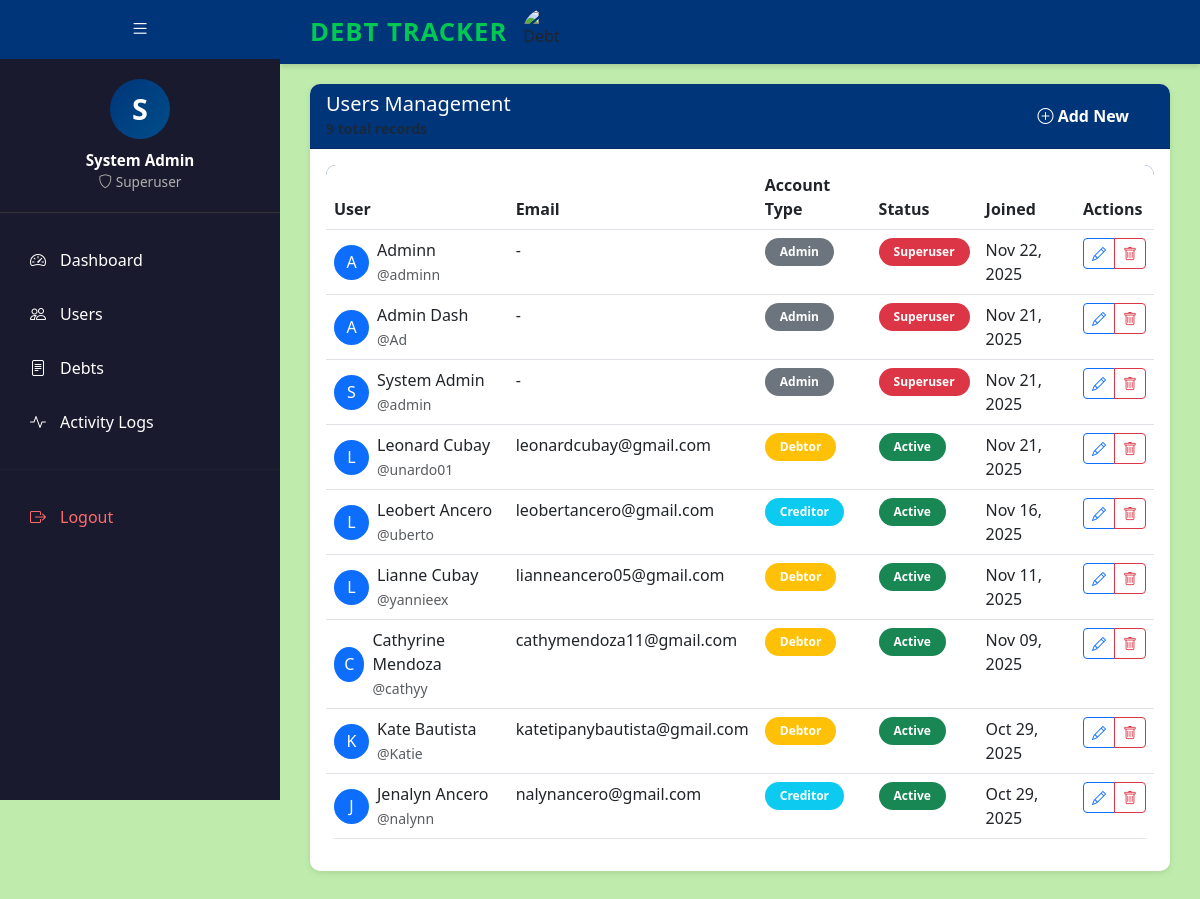
Page /users/ (signed in) on the earlier database version.
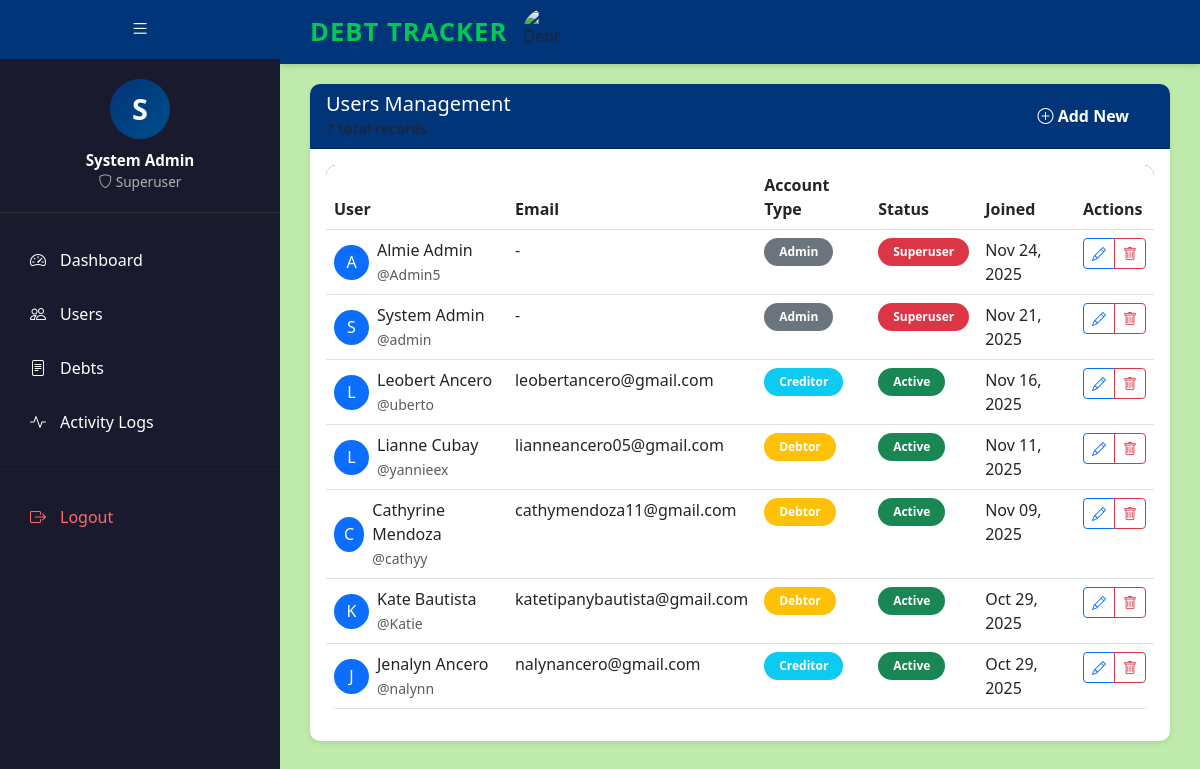
Same page on the later database version.
### myapp/models.py (models this page shows, shortened)
class CustomUser(AbstractBaseUser, PermissionsMixin):
    ROLE_CHOICES = [
        ('creditor', 'Creditor'),
        ('debtor', 'Debtor'),
        ('admin', 'Admin'),
    ]
    username = models.CharField(
        max_length=150,
        unique=True,
        help_text="Required. 150 characters or fewer. Unique username."
    )
    full_name = models.CharField(
        max_length=255,
        help_text="Full name of the user"
    )
    email = models.EmailField(
        max_length=255,
        blank=True,
        null=True,
        help_text="Email address (optional)"
    )
    profile_picture = models.ImageField(
        upload_to='profile_pictures/',
        blank=True,
        null=True,
        help_text="Profile picture (optional)"
    )
    profile_summary = models.TextField(
        blank=True,
        null=True,
        help_text="Short bio or profile summary (optional)"
    )
    account_type = models.CharField(
        max_length=20,
        choices=ROLE_CHOICES,
        help_text="User role: Creditor, Debtor, or Admin"
    )
    is_active = models.BooleanField(default=True)
    is_staff = models.BooleanField(default=False)
    date_joined = models.DateTimeField(auto_now_add=True)
    objects = CustomUserManager()
    USERNAME_FIELD = 'username'
    REQUIRED_FIELDS = ['full_name']
    class Meta:
        verbose_name = 'User'
        verbose_name_plural = 'Users'
        ordering = ['-date_joined']

### myapp/views.py (the view)
# urls.py: path('users/', views.users_list, name='users_list'),
@user_passes_test(is_superuser)
def users_list(request):
    users = CustomUser.objects.all().order_by('-date_joined')
    context = {
        'users': users,
        'total_users': users.count(),
        'page_title': 'Users Management',
        'page_description': 'Manage all system users',
    }
    return render(request, 'custom_admin/users_list.html', context)

### myapp/context_processors.py (called while the page is built)
def unread_notifications(request):
    if request.user.is_authenticated:
        unread_count = Notification.objects.filter(user=request.user, is_read=False).count()
        return {
            'unread_notifications_count': unread_count
        }
    return {
        'unread_notifications_count': 0
    }

### myapp/views.py (called while the page is built)
def is_superuser(user):
    return user.is_superuser

### myapp/templates/custom_admin/users_list.html (shortened to what the changed rows need)
{% extends 'custom_admin/base.html' %}
{% load static %}
{% block custom_admin_content %}
<div class="row">
    <div class="col-12">
        <div class="card">
            <div class="card-body">
                {% if users %}
                <div class="table-responsive">
                    <table class="table table-hover">
                        <thead>
                            <tr>
                                <th>User</th>
                                <th>Email</th>
                                <th>Account Type</th>
                                <th>Status</th>
                                <th>Joined</th>
                                <th>Actions</th>
                            </tr>
                        </thead>
                        <tbody>
                            {% for user in users %}
                            <tr>
                                <td>
                                    <div class="d-flex align-items-center">
                                        <div class="avatar-sm bg-primary text-white rounded-circle d-flex align-items-center justify-content-center me-2" style="width: 35px; height: 35px;">
                                            {{ user.full_name.0|default:user.username.0|default:"?"|upper }}
                                        </div>
                                        <div>
                                            <div class="fw-medium">{{ user.full_name|default:user.username }}</div>
                                            <small class="text-muted">@{{ user.username }}</small>
                                        </div>
                                    </div>
                                </td>
                                <td>{{ user.email|default:"-" }}</td>
                                <td>
                                    {% if user.account_type == 'creditor' %}
                                        <span class="badge bg-info">Creditor</span>
                                    {% elif user.account_type == 'debtor' %}
                                        <span class="badge bg-warning">Debtor</span>
                                    {% elif user.account_type == 'admin' %}
                                        <span class="badge bg-secondary">Admin</span>
                                    {% else %}
                                        <span class="badge bg-light text-dark">Unknown</span>
                                    {% endif %}
                                </td>
                                <td>
                                    {% if user.is_superuser %}
                                        <span class="badge bg-danger">Superuser</span>
                                    {% elif user.is_staff %}
                                        <span class="badge bg-primary">Staff</span>
                                    {% elif user.is_active %}
                                        <span class="badge bg-success">Active</span>
                                    {% else %}
                                        <span class="badge bg-secondary">Inactive</span>
                                    {% endif %}
                                </td>
                                <td>{{ user.date_joined|date:"M d, Y" }}</td>
                                <td>
                                    <div class="btn-group btn-group-sm">
                                        {% if 'creditor' in page_title %}
                                            <a href="{% url 'myapp:creditors_edit' user.id %}" class="btn btn-outline-primary" title="Edit">
                                                <i class="bi bi-pencil"></i>
                                            </a>
                                            <a href="{% url 'myapp:creditors_delete' user.id %}" class="btn btn-outline-danger" onclick="return confirm('Are you sure?')" title="Delete">
                                                <i class="bi bi-trash"></i>
                                            </a>
                                        {% else %}
                                            <a href="{% url 'myapp:users_edit' user.id %}" class="btn btn-outline-primary" title="Edit">
                                                <i class="bi bi-pencil"></i>
                                            </a>
                                            <a href="{% url 'myapp:users_delete' user.id %}" class="btn btn-outline-danger" onclick="return confirm('Are you sure?')" title="Delete">
                                                <i class="bi bi-trash"></i>
                                            </a>
                                        {% endif %}
                                    </div>
                                </td>
                            </tr>
                            {% endfor %}
                        </tbody>
                    </table>
                </div>
                {% endif %}
            </div>
        </div>
    </div>
</div>
{% endblock %}

### myapp/templates/admin/admin_dashboard_base.html (shortened to what this page needs)
{% load static %}
<!DOCTYPE html>
<html lang="en">
<head>
    <link href="https://cdn.jsdelivr.net/npm/bootstrap@5.3.0/dist/css/bootstrap.min.css" rel="stylesheet">
    <link rel="stylesheet" href="https://cdn.jsdelivr.net/npm/bootstrap-icons@1.11.0/font/bootstrap-icons.css">
</head>
<body>
    <aside class="sidebar" id="sidebar">
        <button class="sidebar-toggle" onclick="toggleSidebar()">
            <i class="bi bi-list" id="toggle-icon"></i>
        </button>
        <div class="admin-profile">
            <div class="admin-avatar">
                {% if user.profile_picture %}
                    <img src="{{ user.profile_picture.url }}" alt="Profile" style="width: 100%; height: 100%; border-radius: 50%; object-fit: cover;">
                {% else %}
                    {{ user.full_name|default:user.username|default:"A"|slice:":1"|upper }}
                {% endif %}
            </div>
            <div class="admin-name">{{ user.full_name|default:user.username }}</div>
            <div class="admin-role"><i class="bi bi-shield"></i> Superuser</div>
        </div>
        <nav class="sidebar-menu">
            <a href="{% url 'myapp:admin_dashboard' %}" class="sidebar-item {% if request.resolver_match.url_name == 'admin_dashboard' %}active{% endif %}">
                <i class="bi bi-speedometer2"></i>
                <span class="sidebar-item-text">Dashboard</span>
            </a>
            <a href="{% url 'myapp:admin_users' %}" class="sidebar-item {% if request.resolver_match.url_name == 'admin_users' %}active{% endif %}">
                <i class="bi bi-people"></i>
                <span class="sidebar-item-text">Users</span>
            </a>
            <a href="{% url 'myapp:debts_list' %}" class="sidebar-item {% if request.resolver_match.url_name == 'debts_list' %}active{% endif %}">
                <i class="bi bi-file-text"></i>
                <span class="sidebar-item-text">Debts</span>
            </a>
            <a href="{% url 'myapp:admin_activity_logs' %}" class="sidebar-item {% if request.resolver_match.url_name == 'admin_activity_logs' %}active{% endif %}">
                <i class="bi bi-activity"></i>
                <span class="sidebar-item-text">Activity Logs</span>
            </a>
            <hr style="border-color: #333; margin: 20px 0;">
            <a href="{% url 'myapp:logout' %}" class="sidebar-item" style="color: #ff6b6b;">
                <i class="bi bi-box-arrow-right"></i>
                <span class="sidebar-item-text">Logout</span>
            </a>
        </nav>
    </aside>
    <main class="main-content">
        <header class="main-header">
            <div class="main-header-brand">
                <div class="main-header-title">DEBT TRACKER</div>
                <img src="{% static 'image/Debt Tracker Logo.png' %}" alt="Debt Tracker Logo" class="main-header-logo">
            </div>
        </header>
        <div class="content-body">
            {% block content %}{% endblock %}
        </div>
    </main>
</body>
</html>

Differences in the rows shown:
removed CustomUser: full_name.0 "A", full_name "Adminn", username "adminn", email "-", account_type "Admin", is_superuser "Superuser", date_joined "Nov 22, 2025"
removed CustomUser: full_name.0 "A", full_name "Admin Dash", username "Ad", email "-", account_type "Admin", is_superuser "Superuser", date_joined "Nov 21, 2025"
removed CustomUser: full_name.0 "L", full_name "Leonard Cubay", username "unardo01", email "leonardcubay@gmail.com", account_type "Debtor", is_superuser "Active", date_joined "Nov 21, 2025"
added CustomUser: full_name.0 "A", full_name "Almie Admin", username "Admin5", email "-", account_type "Admin", is_superuser "Superuser", date_joined "Nov 24, 2025"
